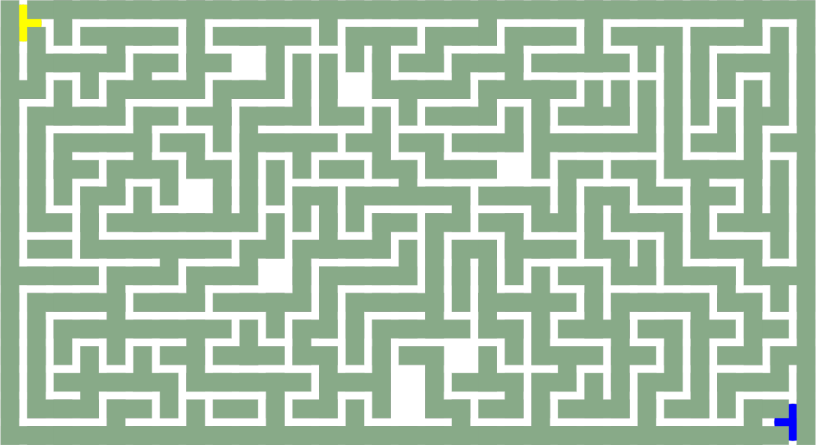
#> input picture samples/maze1.png, 1632 x 890 px (shown at 1/2 size)
$ python -i preprocessing.py   (imports and definitions only)
#> lines starting #> are read from the running program, lines starting #| are printed output that depends on the picture; after the words box and inside, x2 and y2 are one past the last pixel; in counts of white or black regions, pixels touching at a corner belong together
#> further down, picture is the input picture: shape (890, 1632, 3); mean B, G, R 170.7, 194.4, 170.7
import cv2
import numpy as np

def downscale(image, percentage:float = 100):
    #for this function, it isn't recommended to keep the downscaling % param as a constant value,
    #as it messes things up for mazes with more paths
    #will need to figure out how we can set this value so it doesn't mess up things

    #if this value is wrong then the program gets stuck
    #which reminds me, test case where there is no path?
    """ Downscaling for faster computation"""
    width = int(image.shape[1] * percentage / 100)
    height = int(image.shape[0] * percentage / 100)
    resized_image = cv2.resize(image, (width, height), interpolation=cv2.INTER_AREA)
    return resized_image

def convert_to_black_and_white(img):
    """Function that converts image to black and white for easier computation"""
    gray_img = cv2.cvtColor(img, cv2.COLOR_BGR2GRAY)
    _, thresh = cv2.threshold(gray_img, 240, 255, cv2.THRESH_BINARY)
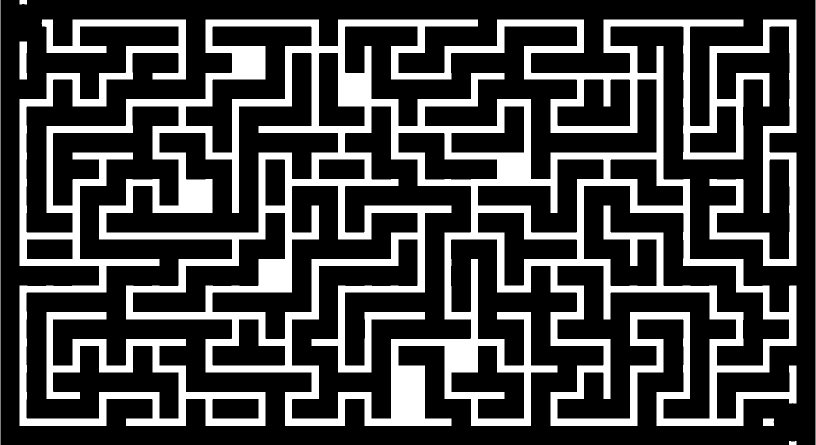
#> thresh: shape (890, 1632) (shown at 1/2 size); 26.8% white; 7 white regions, largest, box (x1, y1, x2, y2) and area: (39, 39, 1593, 852) 386325, (39, 83, 54, 159) 1100, (0, 0, 1, 890) 890
    return cv2.cvtColor(thresh, cv2.COLOR_GRAY2BGR)

def convert_to_white(img):
    """removing the yellow and blue parts from the images"""
    converted_img = img.copy()
    yellow_lower = np.array([20, 100, 100], dtype=np.uint8)
    yellow_upper = np.array([60, 255, 255], dtype=np.uint8)
    blue_lower = np.array([90, 50, 50], dtype=np.uint8)
    blue_upper = np.array([120, 255, 255], dtype=np.uint8)
    hsv_img = cv2.cvtColor(img, cv2.COLOR_BGR2HSV)
    yellow_mask = cv2.inRange(hsv_img, yellow_lower, yellow_upper)
    blue_mask = cv2.inRange(hsv_img, blue_lower, blue_upper)
    converted_img[np.where(yellow_mask == 255)] = [255, 255, 255]
    converted_img[np.where(blue_mask == 255)] = [255, 255, 255]
    return converted_img

def save_image(image, filename):
    cv2.imwrite(filename, image)

def main_preprocessing(input_img_path,downscale_factor):
    input_img = cv2.imread(input_img_path)
    input_img = downscale(input_img,downscale_factor)
    input_img = convert_to_white(input_img)
    input_img = convert_to_black_and_white(input_img)
    save_image(input_img,"processed.png")

>>> import cv2
>>> picture = cv2.imread('samples/maze1.png')
>>> result = convert_to_black_and_white(picture)

$ run again, on samples/maze3.png
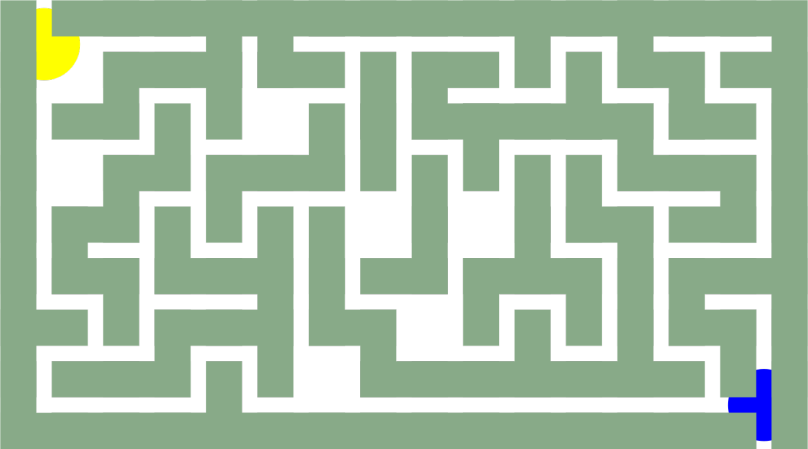
#> input picture samples/maze3.png, 1616 x 897 px (shown at 1/2 size)
#> picture is the input picture: shape (897, 1616, 3); mean B, G, R 171.5, 195.2, 171.9
#> in convert_to_black_and_white, `_, thresh = cv2.threshold(gray_img, 240, 255, cv2.THRESH_BINARY)`:
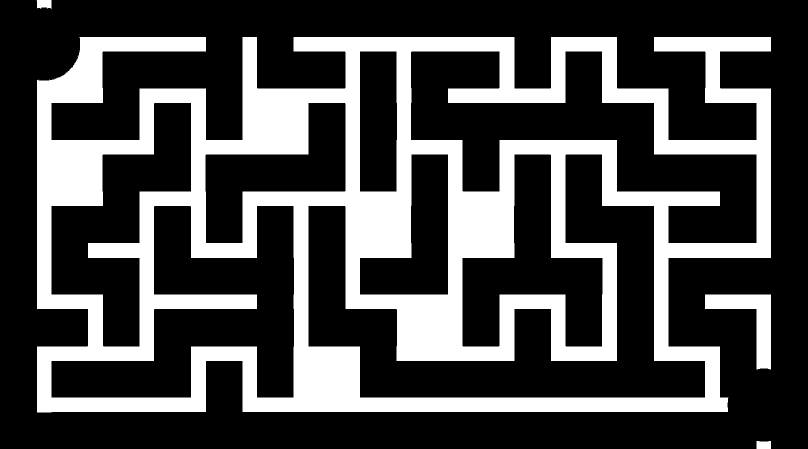
#> thresh: shape (897, 1616) (shown at 1/2 size); 28.9% white; 5 white regions (1 under 20 px), largest, box (x1, y1, x2, y2) and area: (74, 74, 1542, 825) 410663, (1410, 589, 1542, 739) 7298, (73, 0, 103, 18) 462, (1513, 882, 1542, 897) 417
